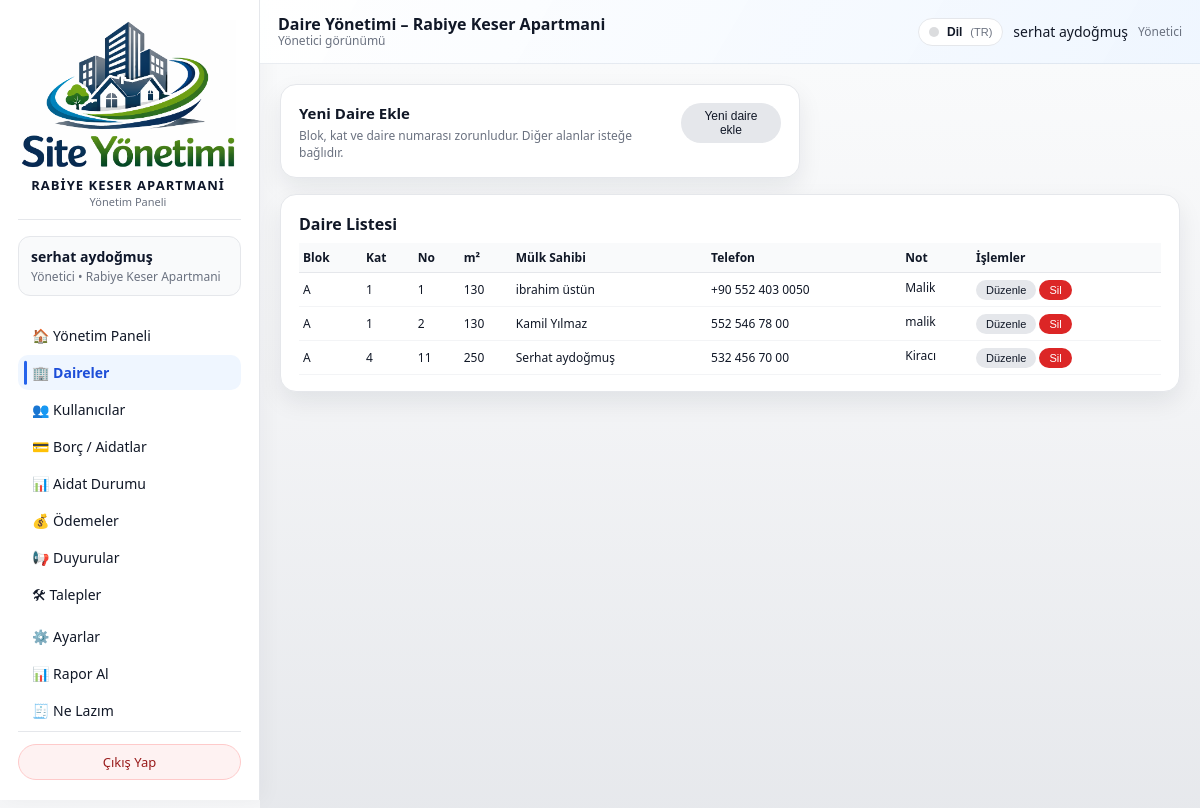
Page /admin/apartments (signed in) on the committed database.
### models/apartment_model.py (models this page shows, shortened)
class Apartment(db.Model):
    __tablename__ = "apartments"
    id = db.Column(db.Integer, primary_key=True)
    site_id = db.Column(db.Integer, db.ForeignKey("sites.id"), nullable=False)
    block = db.Column(db.String(50), nullable=False)
    floor = db.Column(db.String(20), nullable=False)
    number = db.Column(db.String(20), nullable=False)
    area_m2 = db.Column(db.Float, nullable=True)
    owner_name = db.Column(db.String(120))
    owner_phone = db.Column(db.String(32))
    notes = db.Column(db.Text)
    users = db.relationship("User", backref="apartment", lazy="dynamic")
    bills = db.relationship("Bill", backref="apartment", lazy="dynamic")
    payments = db.relationship("Payment", backref="apartment", lazy="dynamic")
    tickets = db.relationship("Ticket", backref="apartment", lazy="dynamic")

### routes/admin_routes.py (the view, shortened to what this page needs)
@admin_bp.route("/apartments", methods=["GET", "POST"])
@admin_required
def manage_apartments():
    admin_user = _get_current_admin()
    site_id = session.get("active_site_id") or (admin_user.site_id if admin_user else None)
    if not site_id:
        flash("Bu sayfayı kullanabilmek için bir siteye atanmış olmanız gerekiyor.", "error")
        return redirect(url_for("index"))
    apartments = []
    try:
        apartments = (
            Apartment.query
            .filter_by(site_id=site_id)
            .order_by(
                Apartment.block.asc(),
                Apartment.floor.asc(),
                Apartment.number.asc(),
            )
            .all()
        )
    except SQLAlchemyError as exc:
        current_app.logger.exception("Daire listesi alınamadı: %s", exc)
        flash("Daire listesi alınırken bir hata oluştu.", "error")
    return render_template("admin/daireler.html", apartments=apartments)

### routes/admin_routes.py (called while the page is built)
def admin_required(view_func):
    @wraps(view_func)
    def wrapped_view(*args, **kwargs):
        user_id = session.get("user_id")
        role = session.get("user_role")
        if not user_id:
            flash("Devam etmek için lütfen giriş yapın.", "info")
            return redirect(url_for("auth.login"))
        if role not in ("admin", "super_admin"):
            flash("Bu alana sadece yönetici kullanıcılar erişebilir.", "error")
            return redirect(url_for("index"))
        return view_func(*args, **kwargs)
    return wrapped_view

def _get_current_admin():
    user_id = session.get("user_id")
    if not user_id:
        return None
    try:
        return User.query.get(user_id)
    except SQLAlchemyError as exc:
        current_app.logger.exception("Admin bilgisi alınamadı: %s", exc)
        return None

def get_site_display_name() -> str:
    default_name = "Site / Apartman"
    try:
        settings = SystemSetting.get_singleton()
        if settings and getattr(settings, "site_name", None):
            name = (settings.site_name or "").strip()
            if name:
                return name
    except SQLAlchemyError as exc:
        current_app.logger.exception("Site adı okunamadı: %s", exc)
    return default_name

@admin_bp.app_context_processor
def inject_site_name():
    name = session.get("site_name")
    if not name:
        name = get_site_display_name()  # DB'den oku (SystemSetting)
        session["site_name"] = name
    return {"current_site_name": name}

### templates/admin/daireler.html (shortened to what this page needs)
{% extends "base.html" %}
{% set LANG = session.get('lang','tr') %}
{% macro tp(k) -%}
  {{ I18N_PAGE.get(LANG, I18N_PAGE['tr']).get(k, I18N_PAGE['tr'].get(k, k)) }}
{%- endmacro %}
{% block topbar_title %}
  {{ tp('topbar_title') }}
  {% if session.active_site_name %}
    – {{ session.active_site_name }}
  {% elif current_site_name %}
    – {{ current_site_name }}
  {% endif %}
{% endblock %}
{% block content %}
<div class="dashboard-grid">
  <section>
    <div class="card card--compact">
      <div class="card-header-inline">
        <div>
          <h2 style="font-size:15px; margin:0 0 4px;">{{ tp('new_title') }}</h2>
          <p style="font-size:12px; color:#6b7280; margin:0;">
            {{ tp('new_desc') }}
          </p>
        </div>
        <button type="button"
                class="btn-mini btn-toggle-new-apt"
                aria-expanded="false">
        </button>
      </div>
    </div>
  </section>
  <section>
    <div class="card">
      <h2 style="font-size:16px; margin-bottom:8px;">{{ tp('list_title') }}</h2>
      {% if apartments %}
        <div style="width:100%; overflow-x:auto;">
          <table style="width:100%; border-collapse:collapse; font-size:12px;">
            <thead>
              <tr style="background:#f9fafb; border-bottom:1px solid #e5e7eb;">
                <th style="text-align:left; padding:6px 4px;">{{ tp('col_block') }}</th>
                <th style="text-align:left; padding:6px 4px;">{{ tp('col_floor') }}</th>
                <th style="text-align:left; padding:6px 4px;">{{ tp('col_no') }}</th>
                <th style="text-align:left; padding:6px 4px;">{{ tp('col_m2') }}</th>
                <th style="text-align:left; padding:6px 4px;">{{ tp('col_owner') }}</th>
                <th style="text-align:left; padding:6px 4px;">{{ tp('col_phone') }}</th>
                <th style="text-align:left; padding:6px 4px;">{{ tp('col_note') }}</th>
                <th style="text-align:left; padding:6px 4px;">{{ tp('col_actions') }}</th>
              </tr>
            </thead>
            <tbody>
              {% for apt in apartments %}
                <tr class="apt-row" data-apartment-id="{{ apt.id }}" style="border-bottom:1px solid #f3f4f6;">
                  <td data-field="block" style="padding:6px 4px; white-space:nowrap;">{{ apt.block }}</td>
                  <td data-field="floor" style="padding:6px 4px; white-space:nowrap;">{{ apt.floor }}</td>
                  <td data-field="number" style="padding:6px 4px; white-space:nowrap;">{{ apt.number }}</td>
                  <td data-field="area_m2" style="padding:6px 4px; white-space:nowrap;">
                    {% if apt.area_m2 %}
                      {{ "%.0f"|format(apt.area_m2) }}
                    {% else %}
                      <span style="color:#9ca3af;">{{ tp('dash') }}</span>
                    {% endif %}
                  </td>
                  <td data-field="owner_name" style="padding:6px 4px;">
                    {% if apt.owner_name %}
                      {{ apt.owner_name }}
                    {% else %}
                      <span style="color:#9ca3af;">{{ tp('not_specified') }}</span>
                    {% endif %}
                  </td>
                  <td data-field="owner_phone" style="padding:6px 4px; white-space:nowrap;">
                    {% if apt.owner_phone %}
                      {{ apt.owner_phone }}
                    {% else %}
                      <span style="color:#9ca3af;">{{ tp('dash') }}</span>
                    {% endif %}
                  </td>
                  <td data-field="notes" style="padding:6px 4px; max-width:200px;">
                    {% if apt.notes %}
                      <span style="display:inline-block; max-width:200px; white-space:nowrap; overflow:hidden; text-overflow:ellipsis;">
                        {{ apt.notes }}
                      </span>
                    {% else %}
                      <span style="color:#9ca3af;">{{ tp('dash') }}</span>
                    {% endif %}
                  </td>
                  <td style="padding:6px 4px; white-space:nowrap;">
                    <button type="button" class="btn-table btn-edit-apt">{{ tp('edit') }}</button>
                    <form method="post"
                          action="{{ url_for('admin.delete_apartment', apartment_id=apt.id) }}"
                          style="display:inline;">
                      <button type="submit"
                              class="btn-table btn-danger"
                              onclick="return confirm('{{ tp('confirm_delete') }}');">
                        {{ tp('delete') }}
                      </button>
                    </form>
                  </td>
                </tr>
              {% endfor %}
            </tbody>
          </table>
        </div>
      {% else %}
        <p style="font-size:13px; color:#6b7280;">{{ tp('no_apartments') }}</p>
      {% endif %}
    </div>
  </section>
</div>
{% endblock %}

### static/css/app.css (style rules this page uses)
:root { --bg: #f3f4f6; --bg-soft: #e5e7eb; --sidebar-bg: #020617; --card-bg: #ffffff; --border-subtle: #e5e7eb; --accent: #2563eb; --accent-soft: rgba(37, 99, 235, 0.08); --text-main: #111827; --text-muted: #6b7280; --text-on-dark: #e5e7eb; --radius-lg: 16px; --radius-md: 12px; --radius-sm: 8px; --shadow-soft: 0 18px 45px rgba(15, 23, 42, 0.24); --shadow-card: 0 10px 25px rgba(15, 23, 42, 0.08); --sidebar-width: 260px; --transition-fast: 150ms ease-out; --transition-med: 220ms ease-out; }
*, *::before, *::after { box-sizing: border-box; }
html, body { margin: 0; padding: 0; width: 100%; max-width: 100vw; overflow-x: hidden; }
body { font-family: system-ui, -apple-system, BlinkMacSystemFont, "SF Pro Text", "Segoe UI", sans-serif; background: radial-gradient(circle at top left, #e5f0ff 0, #f3f4f6 45%, #ffffff 100%); color: var(--text-main); }
.card { background: var(--card-bg); border-radius: var(--radius-lg); padding: 18px 18px 16px; box-shadow: var(--shadow-card); border: 1px solid var(--border-subtle); transition: transform var(--transition-med), box-shadow var(--transition-med), border-color var(--transition-med), background var(--transition-med); }
.card h1, .card h2 { margin-top: 0; }
.btn-mini { border: none; border-radius: 999px; padding: 6px 12px; font-size: 12px; cursor: pointer; background: #e5e7eb; color: #111827; }
.dashboard-grid { display: flex; flex-direction: column; gap: 16px; }
.card--compact { max-width: 520px; }
.card-header-inline { display: flex; align-items: flex-start; justify-content: space-between; gap: 12px; }

### templates/admin/daireler.html (style rules this page uses)
.btn-table { padding: 4px 10px; border-radius: 999px; border: none; font-size: 11px; cursor: pointer; display: inline-flex; align-items: center; justify-content: center; gap: 4px; }
.btn-edit-apt { background: #e5e7eb; color: #111827; }
.btn-danger { background: #dc2626; color: #ffffff; }

### rows in the picture
Apartment: block "A", floor "1", number "1", area_m2 "130", owner_name "ibrahim üstün", owner_phone "+90 552 403 0050", notes "Malik", get "Düzenle Sil"
Apartment: block "A", floor "1", number "2", area_m2 "130", owner_name "Kamil Yılmaz", owner_phone "552 546 78 00", notes "malik", get "Düzenle Sil"
Apartment: block "A", floor "4", number "11", area_m2 "250", owner_name "Serhat aydoğmuş", owner_phone "532 456 70 00", notes "Kiracı", get "Düzenle Sil"

### other values in the picture
{{ site_name }} "RABIYE KESER APARTMANI"
{{ I18N.get(LANG, I18N['tr']).get(k, I18N['tr'].get(k, k)) }} "Yönetim Paneli Yönetici • Yönetim Paneli Daireler Kullanıcılar Borç / Aidatlar Aidat Durumu Ödemeler Duyurular Talepler Ayarlar Rapor Al Ne Lazım Çıkış Yap Yönetici görünümü Dil Yönetici"
{{ user_name }} "serhat aydoğmuş"
{{ active_site_name or fallback_site_name }} "Rabiye Keser Apartmani"
{{ I18N_PAGE.get(LANG, I18N_PAGE['tr']).get(k, I18N_PAGE['tr'].get(k, k)) }} "Daire Yönetimi Yeni Daire Ekle Blok, kat ve daire numarası zorunludur. Diğer alanlar isteğe bağlıdır. Daire Listesi Blok Kat No m² Mülk Sahibi Telefon Not İşlemler"
{{ session.active_site_name }} "Rabiye Keser Apartmani"
{{ LANG|upper }} "TR"
